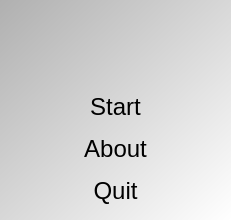
<?xml version="1.0" encoding="UTF-8"?>
<ui version="4.0">
 <class>QtTestMultipleChoiceQuestionMenuDialog</class>
 <widget class="QDialog" name="QtTestMultipleChoiceQuestionMenuDialog">
  <property name="geometry">
   <rect>
    <x>0</x>
    <y>0</y>
    <width>231</width>
    <height>220</height>
   </rect>
  </property>
  <property name="font">
   <font>
    <pointsize>24</pointsize>
   </font>
  </property>
  <property name="windowIcon">
   <iconset>
    <normaloff>:/images/TooltestopenquestionIcon14x14.png</normaloff>:/images/TooltestopenquestionIcon14x14.png</iconset>
  </property>
  <property name="styleSheet">
   <string notr="true">/*QDialog { 
 background-image: url(:/images/TooltestopenquestionIcon14x14.png);
  background-repeat: no-repeat
  background-position: center center
}
*/
QDialog { 
  background-color: qlineargradient(x1: 0, y1: 0, x2: 1, y2: 1, stop: 0 #B0B0B0, stop: 1 #ffffff);
 }
QPushButton {
  font-family: &quot;Courier New&quot;, &quot;Courier&quot;, Courier, monospace;
  font-size: 24px;
}</string>
  </property>
  <layout class="QVBoxLayout" name="verticalLayout">
   <item>
    <widget class="QLabel" name="label">
     <property name="text">
      <string/>
     </property>
     <property name="pixmap">
      <pixmap>:/images/TooltestopenquestionIcon14x14.png</pixmap>
     </property>
     <property name="alignment">
      <set>Qt::AlignCenter</set>
     </property>
    </widget>
   </item>
   <item>
    <widget class="QPushButton" name="button_start">
     <property name="text">
      <string>Start</string>
     </property>
     <property name="flat">
      <bool>true</bool>
     </property>
    </widget>
   </item>
   <item>
    <widget class="QPushButton" name="button_about">
     <property name="text">
      <string>About</string>
     </property>
     <property name="flat">
      <bool>true</bool>
     </property>
    </widget>
   </item>
   <item>
    <widget class="QPushButton" name="button_quit">
     <property name="text">
      <string>Quit</string>
     </property>
     <property name="flat">
      <bool>true</bool>
     </property>
    </widget>
   </item>
  </layout>
 </widget>
 <resources/>
 <connections/>
</ui>
